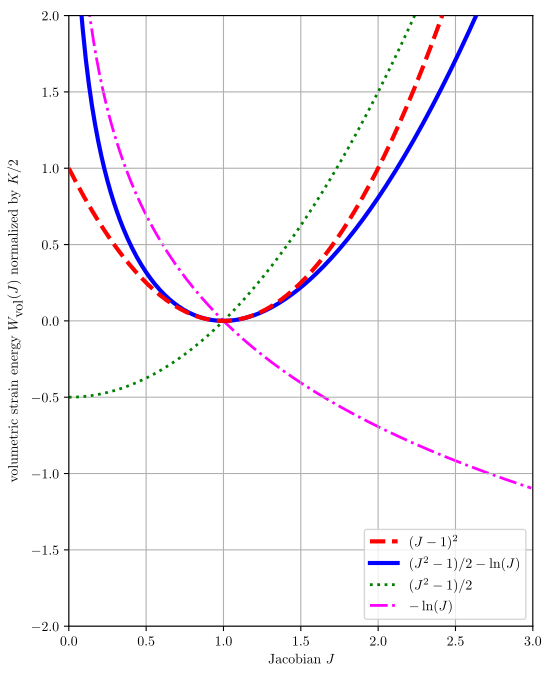

Write Python code to recreate this figure.
#!/usr/bin/env python

import os
import numpy as np
import matplotlib as mpl
from matplotlib import rc
import matplotlib.pyplot as plt
from matplotlib.ticker import AutoMinorLocator, MultipleLocator, FuncFormatter
rc('font', **{'family': 'serif', 'serif': ['Computer Modern Roman']})
rc('text', usetex=True)

lw = 2 # line width 

# num_sides = 6  # number of sides on dice
x1 = np.arange(0, 3, 0.01)   # plot limits to be [ 0, 3]
x2 = np.arange(0.01, 3, 0.01)   # plot limits to be [ 0.1, 3]
# first compressible neo-Hookean volumetric term, normalized by K/2.
y1 = (x1 - 1.0)**2 # plot limits to be [-2, 2]
y2 = 0.5*(x2**2 - 1.0) - 1.0 * np.log(x2)  # np.log is the natural log, s.t. log(exp(x)) = x
y2a = 0.5*(x1**2 - 1.0)   # np.log is the natural log, s.t. log(exp(x)) = x
y2b = -1.0 * np.log(x2)  # np.log is the natural log, s.t. log(exp(x)) = x

fig = plt.figure(figsize=(6, 8))  # 6 inches wide, 8 inches tall
# fig = plt.figure()
ax = fig.add_subplot(1, 1, 1)
ax.plot(x1, y1, color='red', linestyle='--', linewidth=lw+1, label='$(J-1)^2$', zorder=4)
ax.plot(x2, y2, color='blue', linewidth=lw+1, label='$(J^2-1)/2 - \ln(J)$', zorder=3)
ax.plot(x1, y2a, color='green', linestyle=':', linewidth=lw, label='$(J^2-1)/2$', zorder=2)
ax.plot(x2, y2b, color='magenta', linestyle='-.', linewidth=lw, label='$-\ln(J)$', zorder=1)
# ax.plot(3.5, 1, 'o', color='red', markersize=12, alpha=0.5, label='roll average')
ax.grid()
ax.set_xlabel('Jacobian $J$')
ax.set_ylabel('volumetric strain energy $W_{\mbox{vol}}(J)$ normalized by $K/2$')
ax.set_xlim( 0, 3)
ax.set_ylim(-2, 2)
ax.legend(loc='lower right')

# helper functions
def text_elements(x, y, text, textcolor='blue'):
    ax.text(x, y, text, backgroundcolor='white',
            ha='center', va='center', weight='normal', color=textcolor)

plt.show()

print_to_pdf = 0
if print_to_pdf:
    script_name = os.path.basename(__file__)
    figure_name = os.path.splitext(script_name)[0]
    print(f'Saving figure as {figure_name}.pdf')
    fig.savefig(figure_name + '.pdf', bbox_inches='tight')
